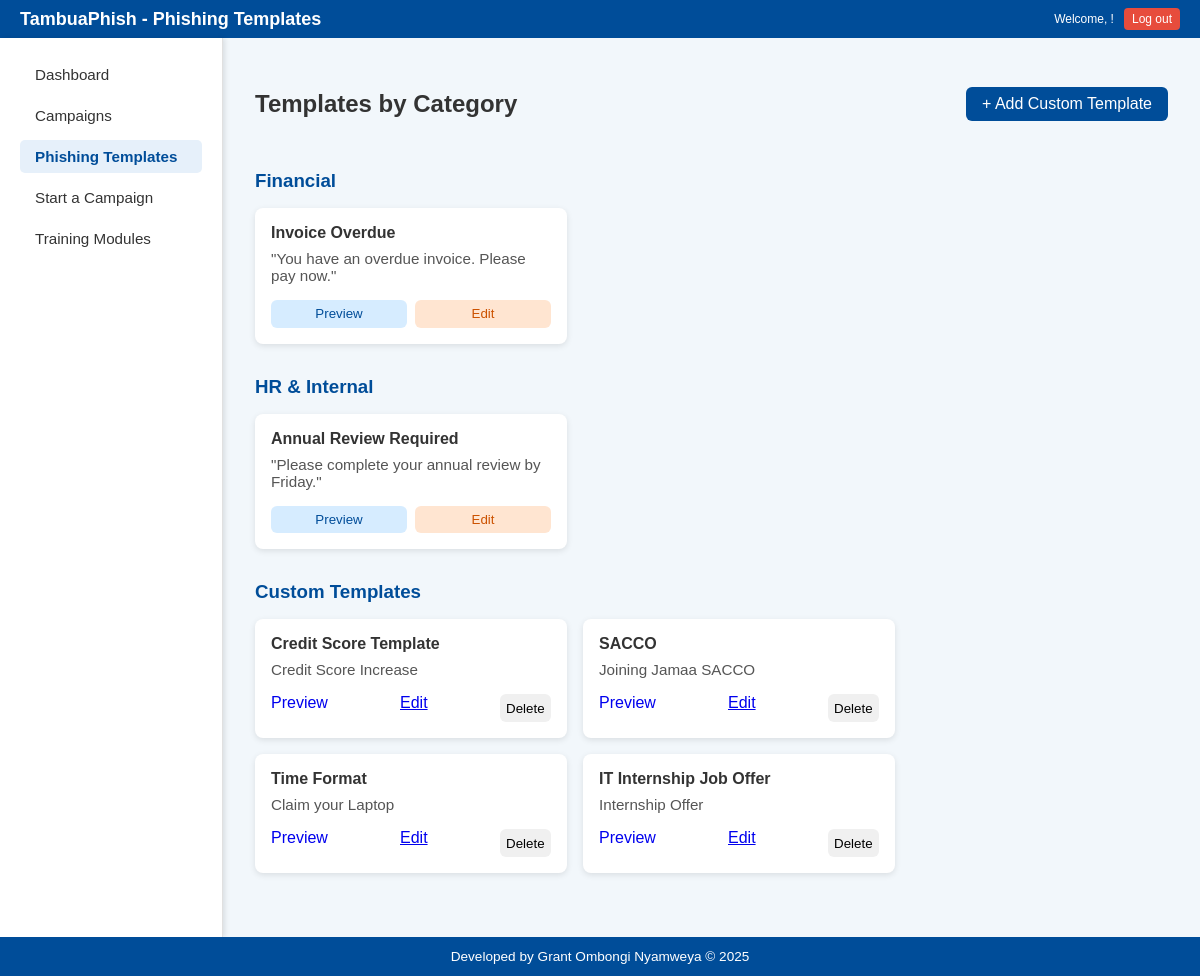
Page /phishing-templates (signed in) on the committed database.
### models.py (models this page shows)
class CustomEmailTemplate(db.Model):
    id = db.Column(db.Integer, primary_key=True)
    user_id = db.Column(db.Integer, db.ForeignKey('user.id'), nullable=False)
    template_name = db.Column(db.String(100), nullable=False)
    sender_name = db.Column(db.String(100), nullable=False)
    subject = db.Column(db.String(200), nullable=False)
    email_body = db.Column(db.Text, nullable=False)

### routes.py (the view)
@routes_bp.route('/phishing-templates')
def phishing_templates():
    if 'username' not in session:
        return redirect(url_for('routes.login'))
    current_user = User.query.filter_by(username=session['username']).first()
    if not current_user:
        flash('User not found.', 'danger')
        return redirect(url_for('routes.login'))
    templates = CustomEmailTemplate.query.filter_by(user_id=current_user.id).all()
    return render_template('templates.html', templates=templates)

### templates/templates.html (shortened to what this page needs)
<!DOCTYPE html>
<html lang="en">
<head>
  <link rel="stylesheet" href="{{ url_for('static', filename='templates.css') }}" />
</head>
<body>
  <header class="main-header">
    <div class="header-left">
      <h1>TambuaPhish - Phishing Templates</h1>
    </div>
    <div class="header-right">
      <p>Welcome, {{ username }}!</p>
      <a href="{{ url_for('routes.logout') }}" class="logout-button">Log out</a>
    </div>
  </header>
  <div class="dashboard-wrapper">
    <aside class="sidebar">
      <nav>
        <ul>
          <li><a href="{{url_for('routes.dashboard')}}">Dashboard</a></li>
          <li><a href="{{url_for('routes.campaigns')}}">Campaigns</a></li>
          <li><a href="{{url_for('routes.phishing_templates')}}" class="active">Phishing Templates</a></li>
          <li><a href="{{url_for('routes.start_a_campaign')}}">Start a Campaign</a></li>
          <li><a href="{{url_for('routes.training_modules')}}">Training Modules</a></li>
        </ul>
      </nav>
    </aside>
    <div class="main-content">
      <div class="template-header">
        <h2>Templates by Category</h2>
        <a href="{{ url_for('routes.create_custom_template') }}" id="add-template-btn" style="text-decoration: none;">+ Add Custom Template</a>
      </div>
      <div class="template-categories">
        <div class="category">
          <h3>Financial</h3>
          <div class="template-list">
            <div class="template-card">
              <h4>Invoice Overdue</h4>
              <p>"You have an overdue invoice. Please pay now."</p>
              <div class="template-actions">
                <button class="preview-btn">Preview</button>
                <button class="edit-btn">Edit</button>
              </div>
            </div>
          </div>
        </div>
        <div class="category">
          <h3>HR & Internal</h3>
          <div class="template-list">
            <div class="template-card">
              <h4>Annual Review Required</h4>
              <p>"Please complete your annual review by Friday."</p>
              <div class="template-actions">
                <button class="preview-btn">Preview</button>
                <button class="edit-btn">Edit</button>
              </div>
            </div>
          </div>
        </div>
        <div class="category">
          <h3>Custom Templates</h3>
          <div class="template-list">
            {% for template in templates %}
            <div class="template-card custom">
              <h4>{{ template.template_name }}</h4>
              <p>{{ template.subject }}</p>
              <div class="template-actions">
                <form action="{{ url_for('routes.preview_template', template_id=template.id) }}" method="GET" style="display: inline;">
                  <a href="{{ url_for('routes.preview_template', template_id=template.id) }}" class="btn btn-primary" style="text-decoration: none;">Preview</a>
                </form>
                <a href="{{ url_for('routes.edit_template', template_id=template.id) }}" class="btn btn-sm btn-warning">Edit</a>
                <form action="{{ url_for('routes.delete_template', template_id=template.id) }}" method="POST" style="display: inline;">
                  <button type="submit" class="btn btn-sm btn-danger" onclick="return confirm('Are you sure you want to delete this template?')">Delete</button>
                </form>
              </div>
            </div>
            {% else %}
            <p>No custom templates created yet.</p>
            {% endfor %}
          </div>
        </div>
      </div>
    </div>
  </div>
  <footer>
    <p>Developed by Grant Ombongi Nyamweya &copy; 2025</p>
  </footer>
</body>
</html>

### static/templates.css (style rules this page uses)
body { margin: 0; font-family: Arial, sans-serif; background-color: #f2f7fb; color: #333; display: flex; flex-direction: column; min-height: 100vh; }
.dashboard-wrapper { display: flex; flex-grow: 1; }
.sidebar { width: 182px; background-color: #ffffff; padding: 20px; box-shadow: 2px 0 5px rgba(0, 0, 0, 0.1); border-right: 1px solid #e0e0e0; flex-shrink: 0; }
.sidebar nav ul { list-style: none; padding: 0; margin: 0; }
.sidebar nav ul li { margin-bottom: 8px; }
.sidebar nav ul li a { text-decoration: none; color: #333; display: block; padding: 8px 15px; border-radius: 5px; transition: background-color 0.3s ease, color 0.3s ease; font-size: 0.95rem; }
.sidebar nav ul li a:hover, .sidebar nav ul li a.active { background-color: #e6f0fa; color: #004d99; font-weight: bold; }
.main-content { flex-grow: 1; padding: 2rem; overflow-y: auto; }
.template-header { display: flex; justify-content: space-between; align-items: center; margin-bottom: 2rem; }
#add-template-btn { background-color: #004d99; color: white; padding: 0.5rem 1rem; border: none; border-radius: 6px; cursor: pointer; transition: background-color 0.3s; }
.template-categories .category { margin-bottom: 2rem; }
.category h3 { margin-bottom: 1rem; color: #004d99; }
.template-list { display: flex; flex-wrap: wrap; gap: 1rem; }
.template-card { background-color: white; border-radius: 8px; padding: 1rem; box-shadow: 0 2px 6px rgba(0, 0, 0, 0.1); width: 280px; display: flex; flex-direction: column; justify-content: space-between; }
.template-card h4 { margin: 0 0 0.5rem; color: #333; }
.template-card p { margin: 0 0 1rem; color: #555; font-size: 0.95rem; }
.template-actions { margin-top: auto; display: flex; justify-content: space-between; gap: 0.5rem; }
.template-actions .preview-btn { background-color: #d6ecff; color: #004d99; }
.template-actions .edit-btn { background-color: #ffe5d1; color: #cc5200; }
.template-actions button { flex: 1; padding: 0.4rem; border: none; border-radius: 6px; cursor: pointer; background-color: #f0f0f0; transition: background-color 0.3s; outline: none; }
footer { text-align: center; padding: 0.75rem 1rem; background-color: #004d99; color: white; margin-top: auto; }
footer p { font-size: 0.85rem; margin: 0; padding: 0; }
.main-header { display: flex; justify-content: space-between; align-items: center; background: #004d99; color: white; padding: 8px 20px; }
.header-left h1 { margin: 0; font-size: 18px; }
.header-right { display: flex; align-items: center; gap: 10px; font-size: 12px; }
.header-right p { margin: 0; }
.logout-button { background-color: #e74c3c; color: white; text-decoration: none; padding: 4px 8px; font-size: 12px; border-radius: 4px; transition: background-color 0.2s; }

### templates/templates.html (style rules this page uses)
.main-header { display: flex; justify-content: space-between; align-items: center; background: #004d99; color: white; padding: 8px 20px; }
.header-left h1 { margin: 0; font-size: 18px; }
.header-right { display: flex; align-items: center; gap: 10px; font-size: 12px; }
.header-right p { margin: 0; }
.logout-button { background-color: #e74c3c; color: white; text-decoration: none; padding: 4px 8px; font-size: 12px; border-radius: 4px; transition: background-color 0.2s; }

### rows in the picture
CustomEmailTemplate: template_name "Credit Score Template", subject "Credit Score Increase"
CustomEmailTemplate: template_name "SACCO", subject "Joining Jamaa SACCO"
CustomEmailTemplate: template_name "Time Format", subject "Claim your Laptop"
CustomEmailTemplate: template_name "IT Internship Job Offer", subject "Internship Offer"
